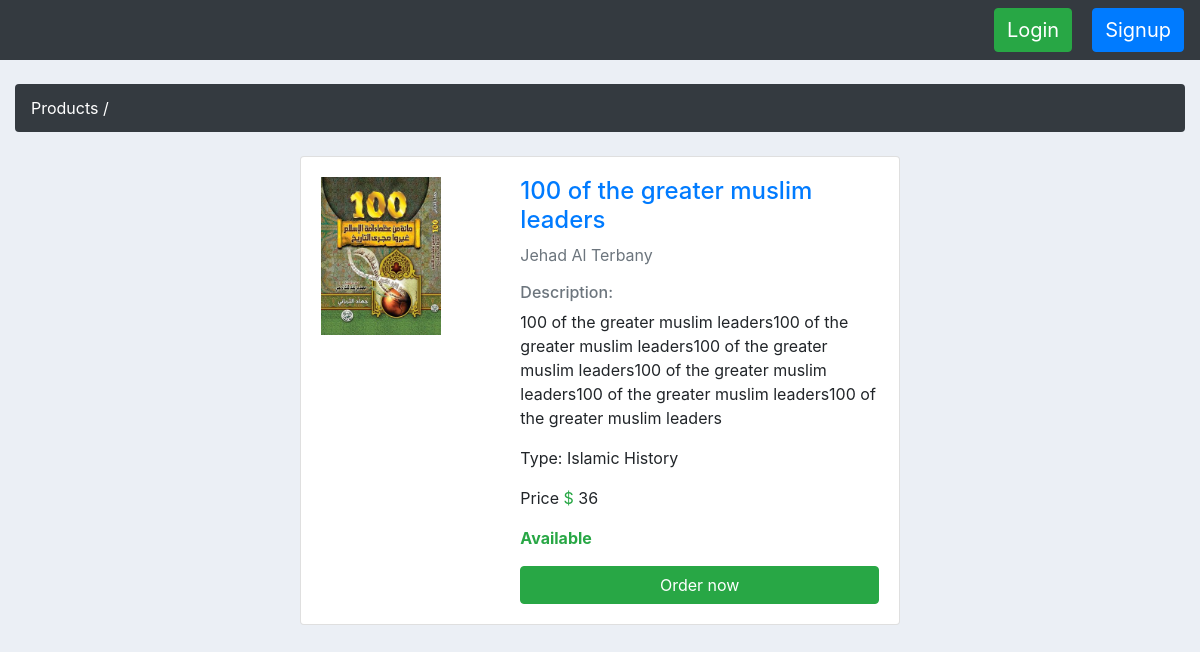
The page / on the database its author committed.
### products/models.py (models this page shows, shortened)
class Product(models.Model):
    title = models.CharField(max_length=200, db_index=True)
    slug = models.SlugField(max_length=200, db_index=True)
    author = models.CharField(max_length=200, null=True)
    description = models.TextField(max_length=500, blank=True)
    price = models.PositiveIntegerField()
    stock = models.PositiveIntegerField()
    image = models.ImageField(upload_to='images/products/')
    available = models.BooleanField(default=True)
    BOOK_TYPE = (
        ('Islamic History', 'Islamic History'),
        ('Islamic Cultural', 'Islamic Cultural'),
        ('Fiqh', 'Fiqh'),
        ('Tafseer', 'Tafseer'),
        ('A\'akida', 'A\'akida'),
        ('Hadith', 'Hadith'),
        ('Biography', 'Biography'),
        ('Familial', 'Familial'),
        ('Invasions', 'Invasions'),
        ('Politics', 'Politics'),
    )
    typ = models.CharField(max_length=200, choices=BOOK_TYPE)
    created_at = models.DateTimeField(auto_now=True)
    updated_at = models.DateTimeField(auto_now=True)
    class Meta:
        ordering = ('-created_at',)
        index_together = (('id', 'slug'),)
        verbose_name = 'Product'
        verbose_name_plural = 'Products'

### products/views.py (the view)
# urls.py: path('', products_list, name='products_list'),
def products_list(request):
    products = Product.objects.filter(available=True)
    context = {'products': products}
    return render(request, 'products/products-list.html', context)

### templates/products/products-list.html (shortened to what this page needs)
{% extends 'main/base.html' %}
{% block breadcrumb %}
    <li class="breadcrumb-item text-white">Products /</li>
{% endblock %}
{% block content %}
        <div class="row">
            {% for product in products %}
               <div class="col-md-3 ">
               </div>
                <div class="card col-md-6 ">
                    <div class="row">
                        <div class="card-body col-md-4 ">
                            <img src="{{ product.image.url }}" style="width: 120px;">
                        </div>
                        <div class="card-body col-md-8 ">
                            <h4>
                                <a href="{% url 'product_details' id=product.id slug=product.slug %}" class="text-primary">{{ product.title | capfirst }}</a>
                            </h4>
                            <p class="text-muted">{{ product.author | capfirst }}</p>
                            <h6 class="text-muted">Description: </h6>
                            <p>{{ product.description | capfirst }}</p>
                            <p>Type: {{ product.typ | capfirst }}</p>
                            <p>Price <span class="text-success">$ </span>{{ product.price }}</p>
                            {% if product.available is True %}
                                <p class="text-success font-weight-bold">Available</p>
                            {% else %}
                                <p class="text0danger">No Available</p>
                                <a href="#" class="btn btn-block btn-secondary disabled">Can't order</a>
                            {% endif %}
                            {% if user.is_staff %}
                                <a href="{% url 'product_edit' id=product.id slug=product.slug %}" class="btn btn-info ">Edit</a>
                                <a href="{% url 'product_delete' id=product.id slug=product.slug %}" class="btn btn-danger">Delete</a>
                            {% else %}
                                <a href="{% url 'create_customer_order' id=product.id slug=product.slug %}" class="btn btn-success btn-block">Order now</a>
                            {% endif %}
                        </div>
                    </div>
                </div>
                <div class="col-md-3 "></div>
            {% empty %}
                <div class="col-md-4"></div>
                <div class="col-md-4">
                    <h2 class="text-center text-muted">No Products yet</h2>
                </div>
                <div class="col-md-4"></div>
            {% endfor %}
        </div>
{% endblock %}

### static/css/main.css (style rules this page uses)
body { background-color: #ebeff5; }

### rows shown on the page
Product: image (picture), title "100 of the greater muslim leaders", author "Jehad Al Terbany", description "100 of the greater muslim leaders100 of the greater muslim leaders100 of the greater muslim leaders100 of the greater muslim leaders100 of the greater muslim leaders100 of the greater muslim leaders", typ "Islamic History", price "36", available "Available"
